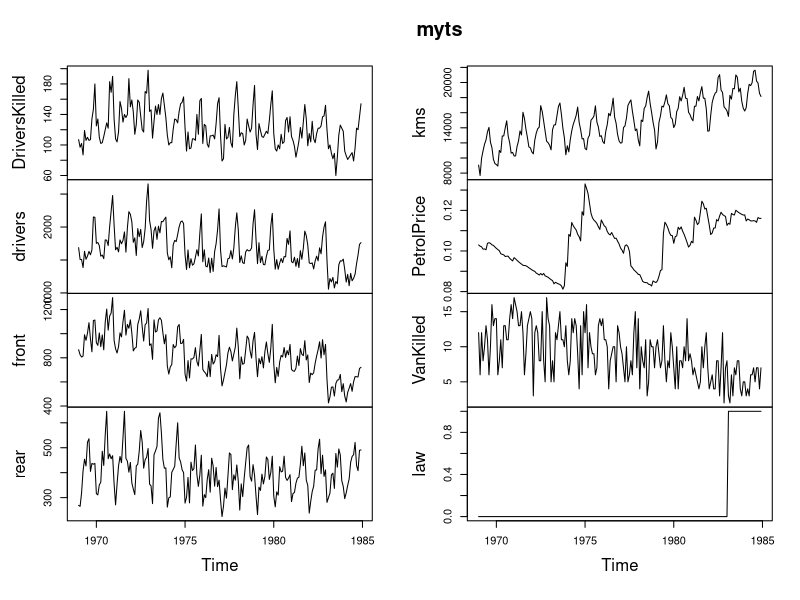

Source code (R):
s<- Seatbelts
s
m = as.list(Seatbelts[,0])
class(m)
m



myts <- ts(Seatbelts, start=c(1969, 1), end=c(1984, 12), frequency=12)
myts
write.csv(
  myts, 
  file = "seatbelts_raw.csv", 
  row.names = FALSE
)

plot(myts)
s <- data.frame(s)
class(s)


write.csv(
  s, 
  file = "seatbelts.csv", 
  row.names = FALSE
)

